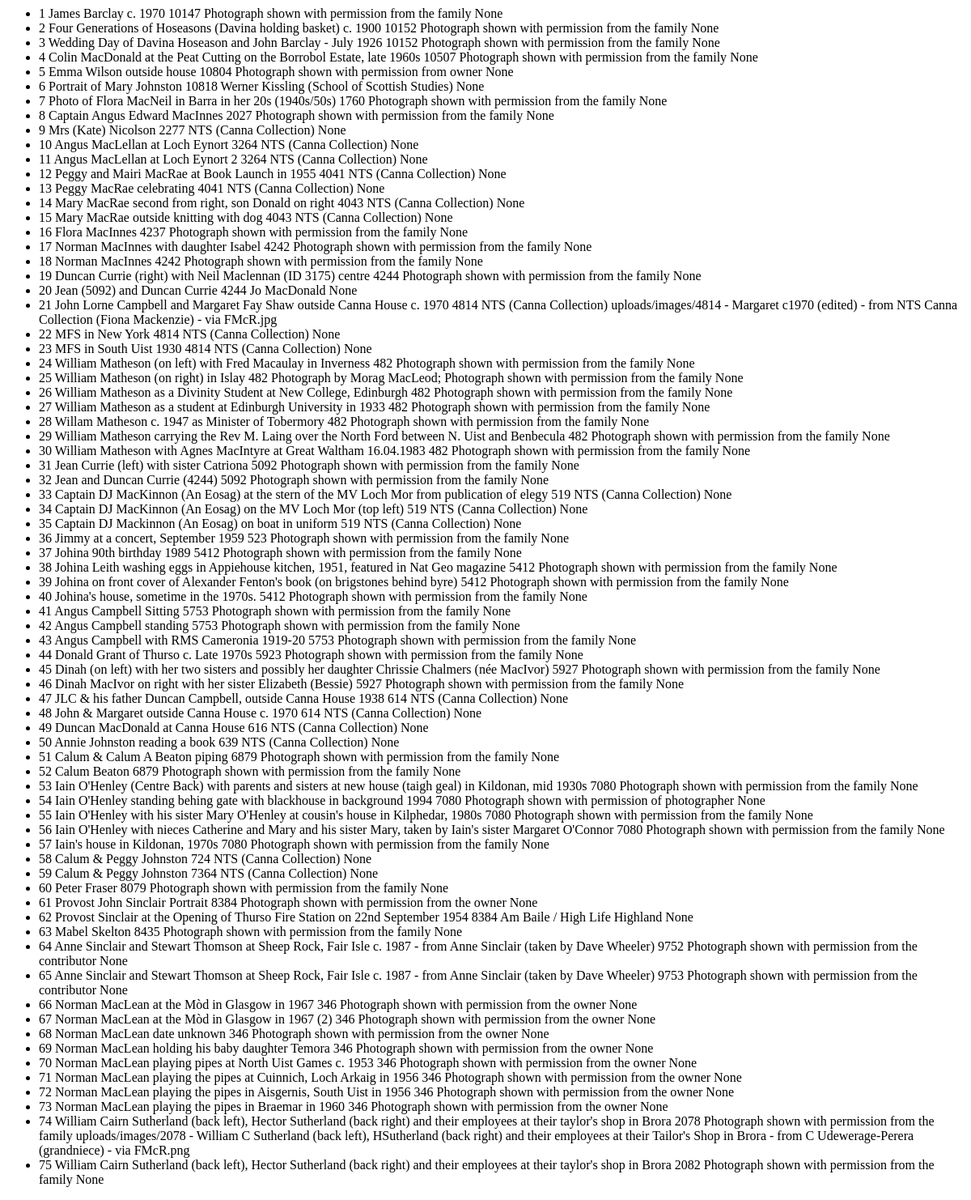
/all_images, run on an earlier commit of the app's database.
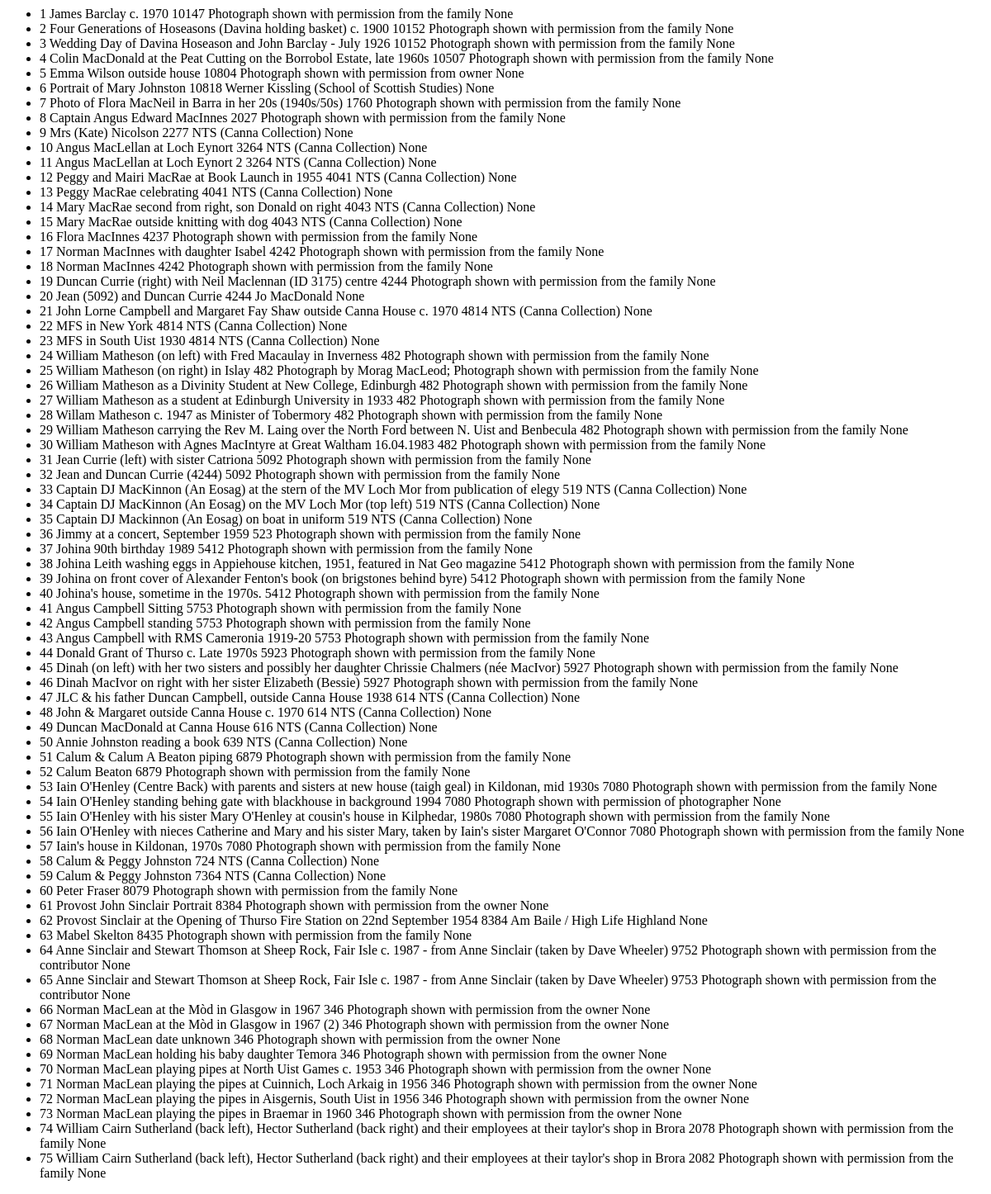
And on a later commit of the database.
### tad_uploader/models.py (models this page shows, shortened)
class Image(db.Model):
    id = db.Column(db.Integer, primary_key=True)
    contributor_id = db.Column(db.Integer, nullable=False)
    title = db.Column(db.String(500))
    rights = db.Column(db.String(500))
    path = db.Column(db.String(150))

### tad_uploader/uploader.py (the view)
@bp.route('/all_images')
def get_images():
    images = Image.query.all()
    return render_template('view_images.html', images=images)

### tad_uploader/templates/view_images.html
<ul>
    {% for i in images %} <li>
        {{ i.id }}
        {{ i.title }}
        {{ i.contributor_id }}
        {{ i.rights }}
        {{ i.path }}
    </li>
    {%  endfor %}
</ul>

What changed in the data, as far as the page shows it:
changed Image "John Lorne Campbell and Margaret Fay Shaw outside Canna House c. 1970": path "uploads/images/4814 - Margaret c1970 (edited) - from NTS Canna Collection (Fiona Mackenzie) - via FMcR.jpg" → "None"
changed Image id 74: path "uploads/images/2078 - William C Sutherland (back left), HSutherland (back right) and their employees at their Tailor's Shop in Brora - from C Udewerage-Perera (grandniece) - via FMcR.png" → "None"
